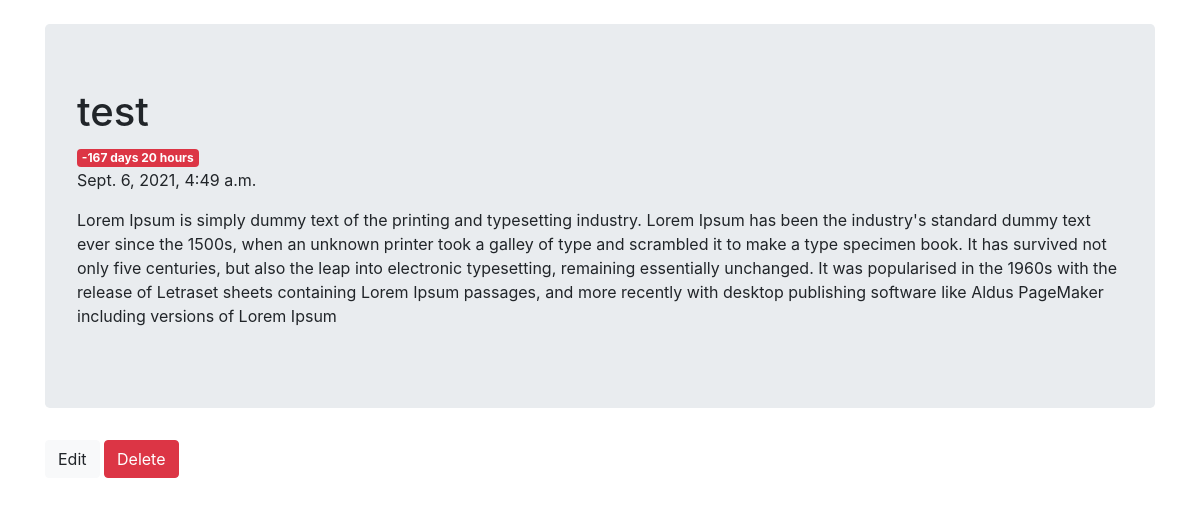
Page /test/ on the committed database.
### task/models.py (models this page shows)
class Task(models.Model):
    user_id = models.IntegerField(null=True)
    name = models.CharField(max_length=200)
    deadline = models.DateTimeField('deadline')
    description = models.TextField(default=None, blank=True, null=True)
    def str_type(self):
        delta_time = (self.deadline.replace(tzinfo=None) - datetime.now()).total_seconds()
        deta_time_str = ''
        seconds = int(delta_time % 60)
        delta_time /= 60
        minutes = int(delta_time % 60)
        delta_time /= 60
        hours = int(delta_time % 24)
        delta_time /= 24
        days = int(delta_time)
        big_delay = False
        if days!=0:
            deta_time_str += f"{days} days "
            big_delay = True
        if hours!=0:
            deta_time_str += f"{hours} hours "
            big_delay = True
        if not big_delay:
            if minutes!=0:
                deta_time_str += f"{minutes} minutes "
            if seconds!=0:
                deta_time_str += f"{seconds} seconds "
        if days<=1:
            label_type = 'danger'
        elif days>=2:
            label_type = 'warning'
        else:
            label_type = 'success'
        return deta_time_str, label_type

### task/views.py (the view)
# urls.py: path('<str:task_name>/', views.task, name='task'),
def task(request, task_name):
    task = Task.objects.get(name=task_name)
    deta_time_str, label_type = task.str_type()
    context = {'task': task, "delta_time": deta_time_str, 'label_type':label_type}
    return render(request, 'task.html', context)

### task/templates/task.html
{% extends "layout.html" %}
{% block content %}
<div class="jumbotron">
    <h1>{{ task.name }}</h1>
    <span class="badge badge-{{ label_type }}">
        {{ delta_time }}
    </span>
    <p>{{ task.deadline }}</p>
    <p>{{ task.description }}</p>
</div>
<a class="btn btn-light" href="edit" role="button">Edit</a>
<a class="btn btn-danger" href="delete" role="button">Delete</a>
{% endblock %}

### rows in the picture
Task: name "test", deadline "Sept. 6, 2021, 4:49 a.m.", description "Lorem Ipsum is simply dummy text of the printing and typesetting industry. Lorem Ipsum has been the industry's standard dummy text ever since the 1500s, when an unknown printer took a galley of type and scrambled it to make a type specimen book. It has survived not only five centuries, but also the leap into electronic typesetting, remaining essentially unchanged. It was popularised in the 1960s with the release of Letraset sheets containing Lorem Ipsum passages, and more recently with desktop publishing software like Aldus PageMaker including versions of Lorem Ipsum"

### other values in the picture
{{ delta_time }} "-167 days 20 hours"
